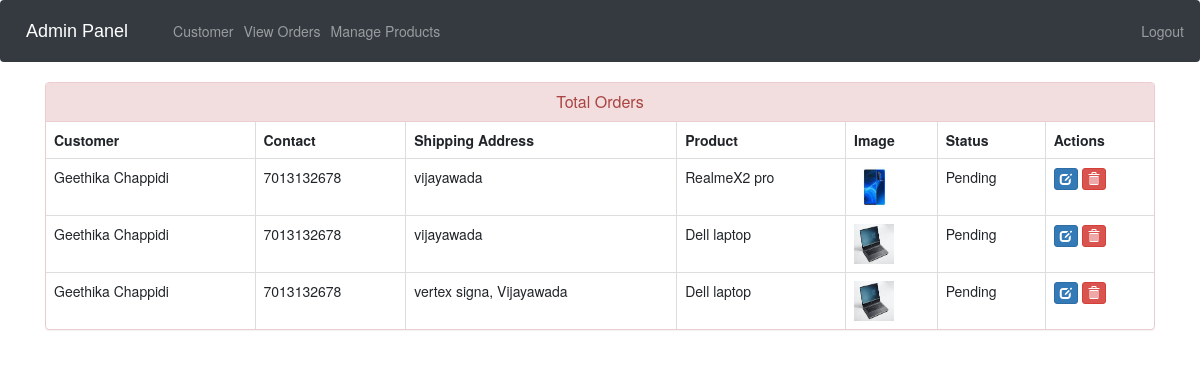
Screenshot of /admin-view-booking (signed in) with the database file from the repository.
### ecom/models.py (models this page shows, shortened)
class Customer(models.Model):
    user=models.OneToOneField(User,on_delete=models.CASCADE)
    profile_pic= models.ImageField(upload_to='profile_pic/CustomerProfilePic/',null=True,blank=True)
    address = models.CharField(max_length=40)
    mobile = models.CharField(max_length=20,null=False)
    @property
    def get_name(self):
        return self.user.first_name+" "+self.user.last_name

class Orders(models.Model):
    STATUS =(
        ('Pending','Pending'),
        ('Order Confirmed','Order Confirmed'),
        ('Out for Delivery','Out for Delivery'),
        ('Delivered','Delivered'),
    )
    customer=models.ForeignKey('Customer', on_delete=models.CASCADE,null=True)
    product=models.ForeignKey('Product',on_delete=models.CASCADE,null=True)
    email = models.CharField(max_length=50,null=True)
    address = models.CharField(max_length=500,null=True)
    mobile = models.CharField(max_length=20,null=True)
    order_date= models.DateField(auto_now_add=True,null=True)
    status=models.CharField(max_length=50,null=True,choices=STATUS)

class Product(models.Model):
    name=models.CharField(max_length=40)
    product_image= models.ImageField(upload_to='product_image/',null=True,blank=True)
    price = models.PositiveIntegerField()
    description=models.CharField(max_length=40)

### ecom/views.py (the view)
# urls.py: path('admin-view-booking', views.admin_view_booking_view,name='admin-view-booking'),
@login_required(login_url='adminlogin')
def admin_view_booking_view(request):
    orders=models.Orders.objects.all()
    ordered_products=[]
    ordered_bys=[]
    for order in orders:
        ordered_product=models.Product.objects.all().filter(id=order.product.id)
        ordered_by=models.Customer.objects.all().filter(id = order.customer.id)
        ordered_products.append(ordered_product)
        ordered_bys.append(ordered_by)
    return render(request,'ecom/admin_view_booking.html',{'data':zip(ordered_products,ordered_bys,orders)})

### templates/ecom/admin_view_booking.html (shortened to what this page needs)
{% extends 'ecom/admin_base.html' %}
{% load static %}
{% block content %}
<head>
  <link href="//netdna.bootstrapcdn.com/bootstrap/3.0.0/css/bootstrap.min.css" rel="stylesheet" id="bootstrap-css">
</head>
<div class="container">
  <div class="panel panel-danger">
    <div class="panel-heading">
      <h6 class="panel-title">Total Orders</h6>
    </div>
    <table class="table table-hover table-bordered" id="dev-table">
      <thead>
        <tr>
          <th>Customer</th>
          <th>Contact</th>
          <th>Shipping Address</th>
          <th>Product</th>
          <th>Image</th>
          <th>Status</th>
          <th>Actions</th>
        </tr>
      </thead>
      {% for product,customer,order in data %}
      <tr>
        {% for c in customer %}
        <td> {{c.get_name}}</td>
        <td>{{c.mobile}}</td>
        <td>{{order.address}}</td>
        {% endfor %}
        {% for p in product %}
        <td> {{p.name}}</td>
        <td> <img src="{% static p.product_image.url %}" alt="Profile Pic" height="40px" width="40px" /></td>
        <td>{{order.status}}</td>
        <td><a class="btn btn-primary btn-xs" href="{% url 'update-order' order.id  %}"><span class="glyphicon glyphicon-edit"></span></a>
        <a class="btn btn-danger btn-xs" href="{% url 'delete-order' order.id  %}"><span class="glyphicon glyphicon-trash"></span></a></td>
        {% endfor %}
      </tr>
      {% endfor %}
    </table>
  </div>
</div>
{% endblock content %}

### templates/ecom/admin_view_booking.html (style rules this page uses)
a:link { text-decoration: none; }
h6 { text-align: center; }

### rows the page displays
Orders: address "vijayawada", status "Pending"
Customer: get_name "Geethika Chappidi", mobile "7013132678"
Product: name "RealmeX2 pro", product_image (picture)
Orders: address "vijayawada", status "Pending"
Product: name "Dell laptop", product_image (picture)
Orders: address "vertex signa, Vijayawada", status "Pending"
